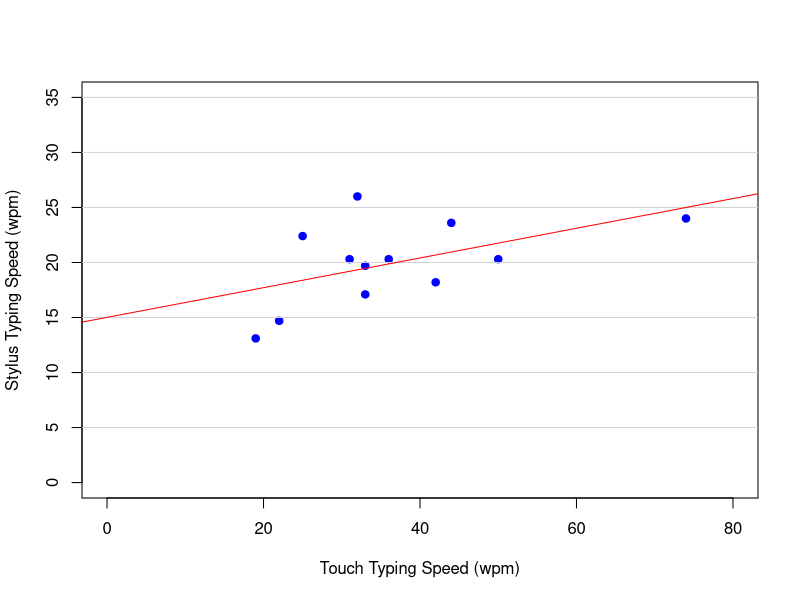
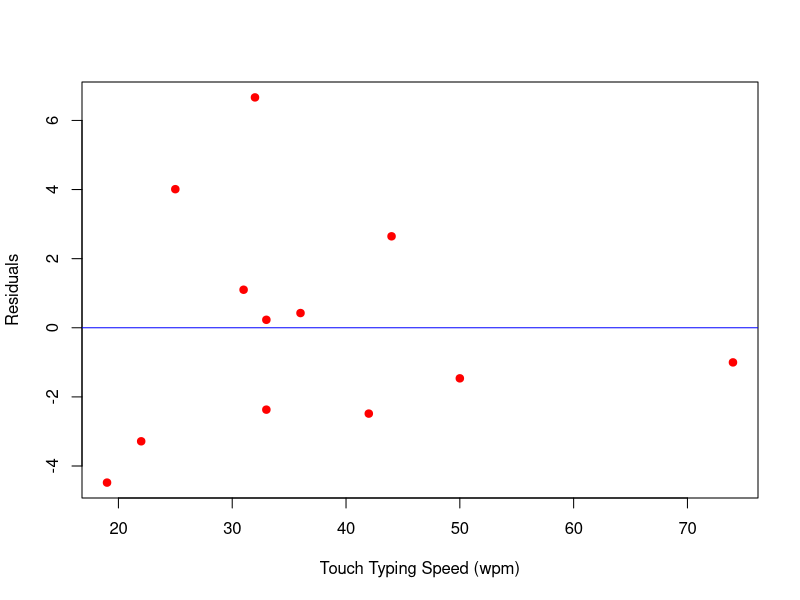

R code for these plots, in order:
stylus_typing_speed <- c(18.2, 23.6, 26, 20.3, 20.3, 17.1, 24, 14.7, 20.3, 19.7, 22.4, 13.1)
touch_typing_speed <- c(42, 44, 32, 50, 36, 33, 74, 22, 31, 33, 25, 19)

# Exercise 3.1 Construct a data frame called D containing the variables reported in the table showed in Figure 7.12 of the assignment pdf.

typing_speed_df <- data.frame(stylus_typing_speed, touch_typing_speed)


# Exercise 3.2 Reproduce the graphical representation shown in Figure 7.12 according to all its details (use all necessary arguments of the graphical function to obtain a copy of this graphical representation).

# Plot your data
plot(typing_speed_df$touch_typing_speed, typing_speed_df$stylus_typing_speed,
    xlab = "Touch Typing Speed (wpm)", ylab = "Stylus Typing Speed (wpm)",
    col = "blue", pch = 19, xlim = c(0, 80), ylim = c(0, 35)
)

# Get the y-axis tick locations
y_ticks <- c(5, 10, 15, 20, 25, 30, 35)

# Add a horizontal line at each y tick
for (y in y_ticks) {
    abline(h = y, col = "lightgray")
}

# Exercise 3.3 Run a regression model analysis by using TTS (Touch Typing Speed) as independent variable and STS (Stylus Tapping Speed) as dependent variable. Comment the result of the analysis and superimpose the estimated regression line on the previous graphical representation (Ex. 3.2).

reg_model <- lm(stylus_typing_speed ~ touch_typing_speed)
lm_summary <- summary(reg_model)

print(lm_summary)
abline(reg_model, col = "red")

# ! Description of the output of the regression model

# A slope of 0.13 shows a positive relationship, however the p-value of 0.07 is not significant at the 0.05 level. This means that we cannot reject the null hypothesis that the slope is equal to 0.
# With a R-squared of 0.27 we can say that 27% of the variance in the stylus typing speed can be explained by the touch typing speed.
# In practice the role of our independent variable is not clear at all.
# If we wanted to calculate a pearson correlation using the R-squared index, we would get a value of 0.52 by taking the square root, which is a moderate correlation.

# Exercise 3.4 Extract the residuals of the regression model and plot them as a function of the independent variable. Moreover use the abline() function to represent the theoretical line corresponding to the abscissa (x-axis of the Cartesian plane). Note that if the residuals are correctly represented in the linear regression model, then the pair (xi,ei) should be randomly located around this line.

residuals <- lm_summary$residuals
plot(typing_speed_df$touch_typing_speed, residuals, xlab = "Touch Typing Speed (wpm)", ylab = "Residuals", col = "red", pch = 19)
abline(h = 0, col = "blue")

# Exercise 3.5 The function pt(tx,df) in the R environment can be used to integrate the t-distribution with df degrees of freedom from -∞ to the numerical value tx, that is to say, it computes the area under the curve (represented by a t-distribution with df degrees of freedom) from -∞ to the numerical value tx. Use this function to compute the p-values for the beta0 parameter and beta parameter under the assumption that the null hypotheses are: H01 (beta0 = 0), H02 (beta = 1). Use the output of the linear regression analysis (see Ex. 3.4) to set the arguments of the pt()function. Comment the results and provide an interpretation for the null regression model defined by the two hypotheses H01 and H02.

lm_coefficients <- lm_summary$coefficients
t_beta0 <- lm_coefficients[1, 3]
df <- lm_summary$df[2] # Taken by accessing the output of the summary function
p_value_beta0 <- 2 * (1 - pt(t_beta0, df = df))
print(p_value_beta0)

t_beta <- lm_coefficients[2, 1]
standard_error_beta <- lm_coefficients[2, 2]
h0_beta <- 1
new_t <- (t_beta - h0_beta) / standard_error_beta
p_value_beta <- 2 * (pt(new_t, df = df)) # Two-tailed test
print(p_value_beta)


# Exercise 3.6 Run a new regression analysis this time on the standardized values of the two variables TTS and STS. Comment the results (including the inferential decisions) of the new analysis and provide a new graphical representation showing the relation between the two variables and the corresponding linear regression model. Verify that the sample correlation between TTS and STS corresponds to the new estimated slope in the linear regression. Finally, re-compute the p-values under the null hypotheses defined in Ex. 3.5. Comments the new inferential results.
